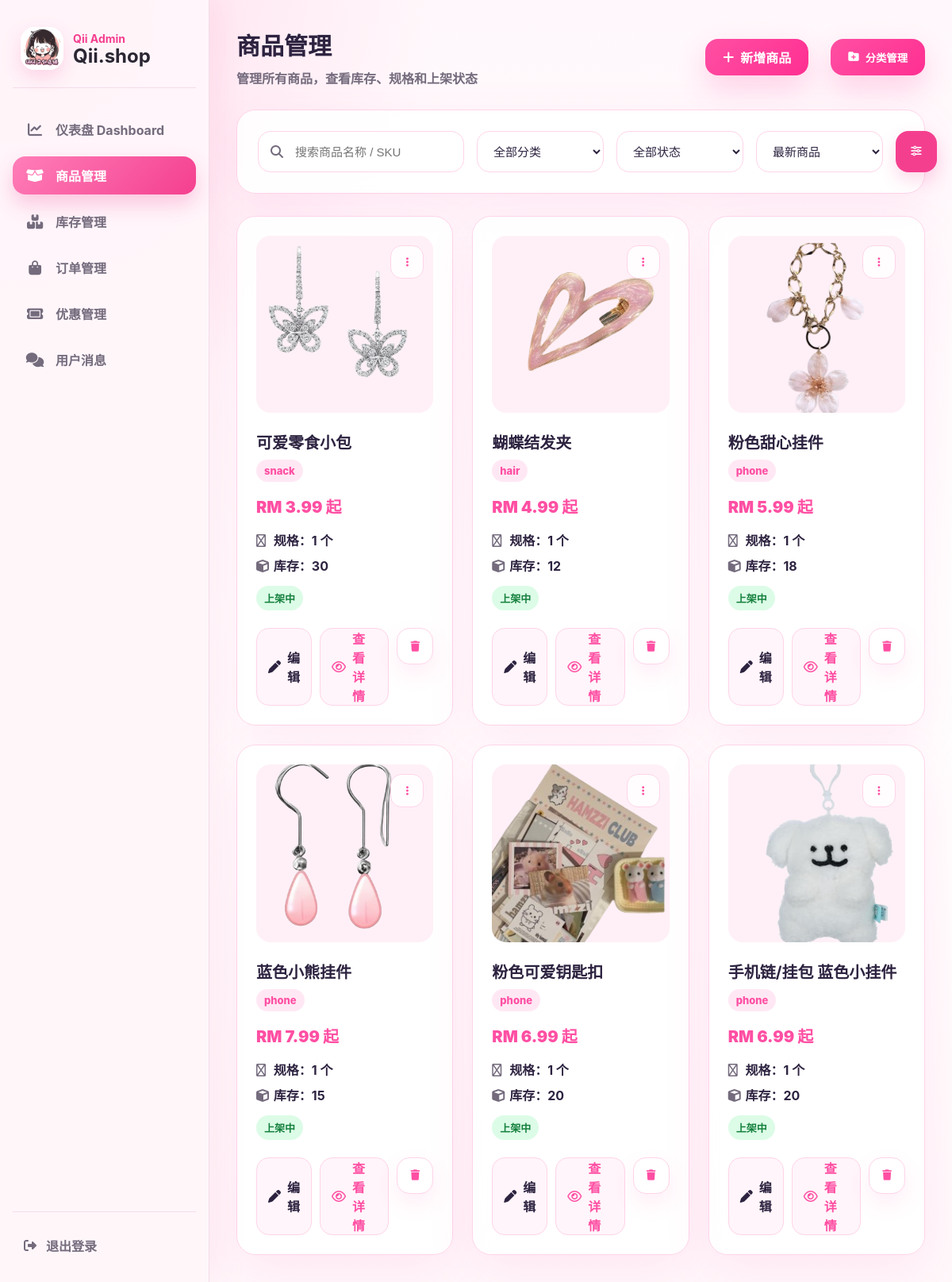
Screenshot of /a9sd8f7sd9f_admin/product.php (signed in) with the database file from the repository.
### tables this page shows
CREATE TABLE IF NOT EXISTS products (
  id INT AUTO_INCREMENT PRIMARY KEY,
  sku VARCHAR(100) NULL,
  name VARCHAR(255) NOT NULL,
  price DECIMAL(10,2) NOT NULL DEFAULT 0.00,
  stock INT NOT NULL DEFAULT 0,
  warning_level INT NOT NULL DEFAULT 5,
  category VARCHAR(80) NOT NULL DEFAULT 'phone',
  image_url VARCHAR(255) NULL,
  has_variant TINYINT(1) NOT NULL DEFAULT 0,
  sort_order INT NOT NULL DEFAULT 0,
  created_at DATETIME NOT NULL DEFAULT CURRENT_TIMESTAMP,
  updated_at DATETIME NULL DEFAULT NULL ON UPDATE CURRENT_TIMESTAMP,
  KEY idx_products_category (category),
  KEY idx_products_sku (sku)
);

### app/categories.php (called while the page is built, shortened)
<?php
function qii_default_categories(): array
{
    return [
        'phone' => ['手机配件', '📱'],
        'hair' => ['发夹发饰', '🎀'],
        'snack' => ['零食', '🍬'],
        'creative' => ['文创', '💗'],
        'case' => ['手机壳', '📱'],
        'nail' => ['穿戴甲', '💅'],
        'scent' => ['香片', '🌸'],
        'doll' => ['娃娃', '🧸'],
        'stationery' => ['文具', '✏️'],
    ];
}
function qii_ensure_categories(PDO $pdo): void
{
    $pdo->exec("
        CREATE TABLE IF NOT EXISTS product_categories (
            id INT AUTO_INCREMENT PRIMARY KEY,
            category_key VARCHAR(80) NOT NULL UNIQUE,
            name VARCHAR(120) NOT NULL,
            emoji VARCHAR(20) NOT NULL DEFAULT '🛍️',
            sort_order INT NOT NULL DEFAULT 0,
            status VARCHAR(30) NOT NULL DEFAULT 'active',
            created_at DATETIME NOT NULL DEFAULT CURRENT_TIMESTAMP
        ) ENGINE=InnoDB DEFAULT CHARSET=utf8mb4 COLLATE=utf8mb4_unicode_ci
    ");
    $stmt = $pdo->prepare("INSERT IGNORE INTO product_categories (category_key, name, emoji, sort_order) VALUES (?, ?, ?, ?)");
    $order = 1;
    foreach (qii_default_categories() as $key => [$name, $emoji]) {
        $stmt->execute([$key, $name, $emoji, $order++]);
    }
}
function qii_categories(PDO $pdo, bool $activeOnly = true): array
{
    qii_ensure_categories($pdo);
    $sql = "SELECT * FROM product_categories" . ($activeOnly ? " WHERE status = 'active'" : "") . " ORDER BY sort_order, id";
    $rows = $pdo->query($sql)->fetchAll(PDO::FETCH_ASSOC);
    $result = [];
    return $result;
}

### a9sd8f7sd9f_admin/product.php (the view, shortened to what this page needs)
<?php
require_once __DIR__ . '/config.php';
require_once __DIR__ . '/../app/categories.php';
$categoryRows = qii_categories($pdo, false);
$categories = array_map(fn($row) => $row['name'], $categoryRows);
function product_img(?string $path): string {
    $path = trim((string)$path);
    return '../' . ltrim($path, '/');
}
$search = trim($_GET['search'] ?? '');
$sort = $_GET['sort'] ?? 'newest';
$params = [];
$orderSql = match ($sort) {
    'price_asc' => 'min_price ASC, p.id DESC',
    'price_desc' => 'min_price DESC, p.id DESC',
    'stock_asc' => 'total_stock ASC, p.id DESC',
    'stock_desc' => 'total_stock DESC, p.id DESC',
    default => 'p.id DESC',
};
$sql = "
    SELECT
        p.*,
        COUNT(v.id) AS variant_count,
        COALESCE(SUM(v.stock), p.stock) AS total_stock,
        COALESCE(MIN(v.price), p.price) AS min_price
    FROM products p
    LEFT JOIN product_groups g ON g.product_id = p.id
    LEFT JOIN product_variants v ON v.group_id = g.id
";
$sql .= " GROUP BY p.id ORDER BY {$orderSql}";
$stmt = $pdo->prepare($sql);
$stmt->execute($params);
$products = $stmt->fetchAll(PDO::FETCH_ASSOC);
?>
<!DOCTYPE html>
<html lang="zh-CN">
<head>
    <link rel="stylesheet" href="https://cdnjs.cloudflare.com/ajax/libs/font-awesome/6.5.0/css/all.min.css">
    <link rel="stylesheet" href="css/product_admin.css?v=20260605">
</head>
<body>
<?php include 'includes/admin_header.php'; ?>
<main class="main product-admin-page">
    <header class="product-topbar">
        <div>
            <h1>商品管理</h1>
            <p>管理所有商品，查看库存、规格和上架状态</p>
        </div>
        <a href="product_editor.php" class="primary-action">
            <i class="fa-solid fa-plus"></i>
            新增商品
        </a>
        <button type="button" class="primary-action category-action" onclick="document.getElementById('categoryManager').showModal()">
            <i class="fa-solid fa-folder-plus"></i>
            分类管理
        </button>
    </header>
    <form class="product-filters glass-card" method="get">
        <label class="search-field">
            <i class="fa-solid fa-magnifying-glass"></i>
            <input
                type="search"
                name="search"
                value="<?= htmlspecialchars($search) ?>"
                placeholder="搜索商品名称 / SKU"
            >
        </label>
        <select name="cat">
            <option value="">全部分类</option>
        </select>
        <select name="status">
            <option value="">全部状态</option>
        </select>
        <select name="sort">
            <option value="newest" <?= $sort === 'newest' ? 'selected' : '' ?>>最新商品</option>
        </select>
        <button class="filter-button" type="submit" title="筛选">
            <i class="fa-solid fa-sliders"></i>
        </button>
    </form>
    <section class="product-grid" aria-label="商品列表">
        <?php foreach ($products as $p): ?>
            <?php
                $variantCount = (int)($p['variant_count'] ?? 0);
                $totalStock = (int)($p['total_stock'] ?? 0);
                $minPrice = (float)($p['min_price'] ?? 0);
                $isActive = ($p['status'] ?? 'active') === 'active';
                $productName = $p['name'] ?? '';
                $productCategory = $p['category'] ?? '';
            ?>
            <article class="product-card glass-card">
                <div class="product-image-wrap">
                    <img
                        src="<?= htmlspecialchars(product_img($p['image_url'] ?? '')) ?>"
                        alt="<?= htmlspecialchars($productName) ?>"
                    >
                    <button class="more-button" type="button" aria-label="更多">
                        <i class="fa-solid fa-ellipsis-vertical"></i>
                    </button>
                </div>
                <div class="product-card-body">
                    <h2><?= htmlspecialchars($productName) ?></h2>
                    <span class="category-badge">
                        <?= htmlspecialchars($categories[$productCategory] ?? $productCategory) ?>
                    </span>
                    <p class="product-price">
                        RM <?= number_format($minPrice, 2) ?> 起
                    </p>
                    <div class="product-meta">
                        <span>
                            <i class="fa-regular fa-tags"></i>
                            规格：<?= $variantCount ?: 1 ?> 个
                        </span>
                        <span>
                            <i class="fa-solid fa-cube"></i>
                            库存：<?= $totalStock ?>
                        </span>
                    </div>
                    <span class="status-badge <?= $isActive ? 'active' : 'inactive' ?>">
                        <?= $isActive ? '上架中' : '已下架' ?>
                    </span>
                </div>
                <footer class="product-actions">
                    <a href="product_editor.php?id=<?= (int)$p['id'] ?>" class="soft-button">
                        <i class="fa-solid fa-pen"></i>
                        编辑
                    </a>
                    <a href="product_editor.php?id=<?= (int)$p['id'] ?>" class="soft-button detail">
                        <i class="fa-regular fa-eye"></i>
                        查看详情
                    </a>
                    <form method="post" onsubmit="return confirm('确定删除这个商品吗？');">
                        <button type="submit" class="icon-button danger" title="删除">
                            <i class="fa-solid fa-trash"></i>
                        </button>
                    </form>
                </footer>
            </article>
        <?php endforeach; ?>
    </section>
</main>
</body>
</html>

### a9sd8f7sd9f_admin/includes/admin_header.php (shortened to what this page needs)
<?php
$current_page = basename($_SERVER['PHP_SELF']);
$menu_items = [
    ['file' => 'dashboard.php', 'icon' => 'fa-chart-line', 'label' => '仪表盘 Dashboard'],
    ['file' => 'product.php', 'icon' => 'fa-box-open', 'label' => '商品管理'],
    ['file' => 'inventory.php', 'icon' => 'fa-boxes-stacked', 'label' => '库存管理'],
    ['file' => 'order.php', 'icon' => 'fa-bag-shopping', 'label' => '订单管理'],
    ['file' => 'discount_center.php', 'icon' => 'fa-ticket', 'label' => '优惠管理'],
    ['file' => 'reply.php', 'icon' => 'fa-comments', 'label' => '用户消息'],
];
?>
<link rel="stylesheet" href="includes/admin_layout.css?v=20260604c">
<header class="admin-shell">
  <aside class="admin-sidebar">
    <div class="brand-panel">
      <img src="../images/logo.png" alt="Qii.shop Logo" class="brand-logo">
      <div>
        <p class="brand-kicker">Qii Admin</p>
        <h2>Qii.shop</h2>
      </div>
    </div>
    <nav class="menu" aria-label="后台导航">
      <?php foreach ($menu_items as $item): ?>
        <a href="<?= htmlspecialchars($item['file']) ?>" class="<?= $current_page === $item['file'] ? 'active' : '' ?>">
          <span class="menu-icon"><i class="fa-solid <?= htmlspecialchars($item['icon']) ?>"></i></span>
          <span><?= htmlspecialchars($item['label']) ?></span>
        </a>
      <?php endforeach; ?>
    </nav>
    <div class="logout">
      <a href="logout.php"><i class="fa-solid fa-right-from-bracket"></i><span>退出登录</span></a>
    </div>
  </aside>
</header>

### a9sd8f7sd9f_admin/css/product_admin.css (style rules this page uses)
:root { --primary: #ff4fa3; --primary2: #ff77c1; --bg: #fff7fb; --card: rgba(255,255,255,.88); --border: #ffd4e8; --text: #2d2340; --muted: #8f88a3; }
.product-admin-page, .product-editor-page { color: var(--text); }
.glass-card, .editor-card, .preview-card, .tip-card { background: var(--card); border: 1px solid var(--border); border-radius: 24px; box-shadow: 0 20px 60px rgba(255, 79, 163, .10); backdrop-filter: blur(18px); }
.product-topbar, .editor-topbar { display: grid; grid-template-columns: 1fr auto auto; gap: 16px; align-items: center; margin-bottom: 28px; }
.product-topbar h1, .editor-topbar h1 { margin: 0; font-size: 30px; }
.product-topbar p, .editor-topbar p { margin: 8px 0 0; color: var(--muted); font-weight: 700; }
.mobile-drawer-btn, .back-link, .notify-btn, .primary-action, .filter-button, .soft-button, .icon-button, .outline-action, .save-action, .draft-action, .cancel-action { min-height: 46px; border-radius: 16px; text-decoration: none; display: inline-flex; align-items: center; justify-content: center; gap: 8px; font-weight: 800; }
.notify-btn, .back-link, .icon-button { width: 46px; background: #fff; color: var(--primary); border: 1px solid var(--border); box-shadow: 0 12px 28px rgba(255, 79, 163, .10); position: relative; }
.primary-action, .save-action { padding: 0 22px; background: linear-gradient(135deg, var(--primary), #ff2f91); color: #fff; box-shadow: 0 16px 36px rgba(255, 79, 163, .24); }
.product-filters { display: grid; grid-template-columns: minmax(260px, 1.5fr) repeat(3, minmax(160px, 1fr)) auto; gap: 16px; padding: 26px; margin-bottom: 28px; }
.search-field { position: relative; }
.search-field i { position: absolute; left: 16px; top: 50%; transform: translateY(-50%); color: var(--muted); }
.product-filters input, .product-filters select, .field input, .field select, .variant-row input { width: 100%; min-height: 52px; padding: 0 16px; border: 1px solid var(--border); border-radius: 16px; background: rgba(255,255,255,.82); color: var(--text); font-size: 15px; outline: none; }
.search-field input { padding-left: 46px; }
.filter-button { width: 52px; }
.product-grid { display: grid; grid-template-columns: repeat(4, minmax(0, 1fr)); gap: 24px; }
.product-card { padding: 24px; transition: transform .22s ease, box-shadow .22s ease; }
.product-image-wrap { position: relative; }
.product-image-wrap img { width: 100%; aspect-ratio: 1 / 1; object-fit: cover; border-radius: 18px; background: #fff0f7; }
.more-button { position: absolute; top: 12px; right: 12px; width: 42px; height: 42px; background: rgba(255,255,255,.9); color: var(--primary); border: 1px solid var(--border); box-shadow: none; }
.product-card h2 { margin: 18px 0 8px; font-size: 20px; }
.category-badge, .status-badge, .shop-preview-body span { display: inline-flex; width: fit-content; padding: 6px 10px; border-radius: 999px; background: #ffe8f4; color: var(--primary); font-weight: 800; font-size: 13px; }
.product-price { margin: 16px 0; color: var(--primary); font-size: 20px; font-weight: 900; }
.product-meta { display: grid; gap: 8px; color: var(--text); font-weight: 700; }
.product-meta i { color: var(--muted); width: 18px; }
.status-badge { margin-top: 14px; background: #dcfce7; color: #15803d; }
.product-actions { display: grid; grid-template-columns: 1fr 1.25fr auto; gap: 10px; margin-top: 22px; }
.soft-button { padding: 0 14px; background: #fff5fa; color: var(--text); border: 1px solid var(--border); }
.soft-button.detail { color: var(--primary); }
@media (max-width: 1280px) { .product-grid { grid-template-columns: repeat(3, minmax(0, 1fr)); } }

### a9sd8f7sd9f_admin/product.php (style rules this page uses)
.product-topbar { flex-wrap: wrap; }
.category-action { margin-left: 12px; border: 0; cursor: pointer; }

### rows the page displays
products: image_url (picture), name "可爱零食小包", category "snack", minPrice "3.99", variantCount "1", totalStock "30"
products: image_url (picture), name "蝴蝶结发夹", category "hair", minPrice "4.99", variantCount "1", totalStock "12"
products: image_url (picture), name "粉色甜心挂件", category "phone", minPrice "5.99", variantCount "1", totalStock "18"
products: image_url (picture), name "蓝色小熊挂件", category "phone", minPrice "7.99", variantCount "1", totalStock "15"
products: image_url (picture), name "粉色可爱钥匙扣", category "phone", minPrice "6.99", variantCount "1", totalStock "20"
products: image_url (picture), name "手机链/挂包 蓝色小挂件", category "phone", minPrice "6.99", variantCount "1", totalStock "20"

### other values shown
$item['label'] "仪表盘 Dashboard"
$item['label'] "商品管理"
$item['label'] "库存管理"
$item['label'] "订单管理"
$item['label'] "优惠管理"
$item['label'] "用户消息"
